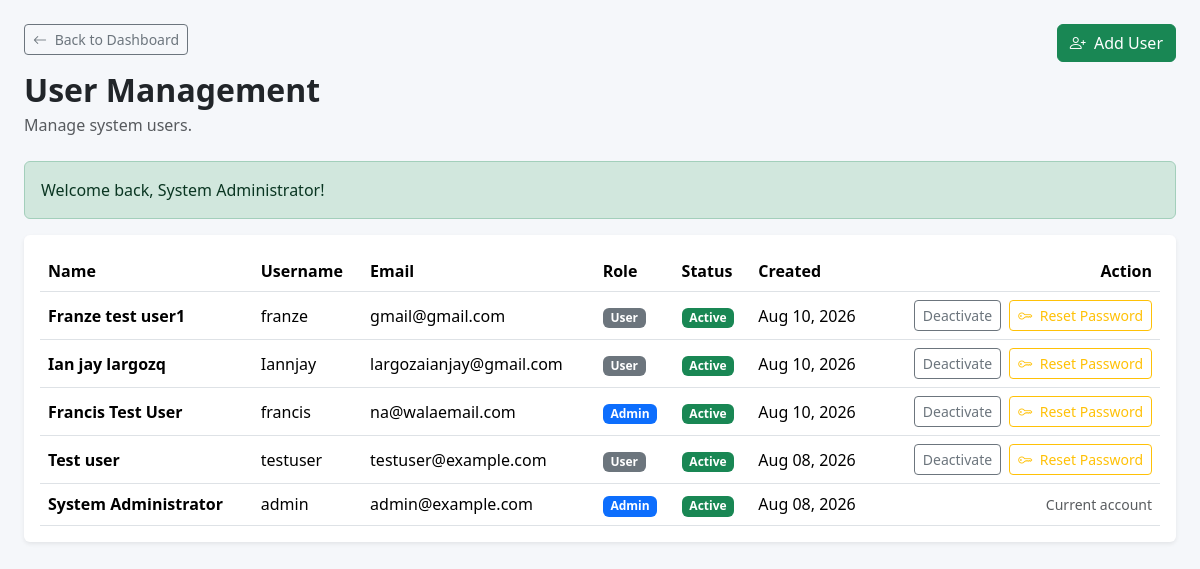
Page /users/index.php (signed in) on the earlier database version.
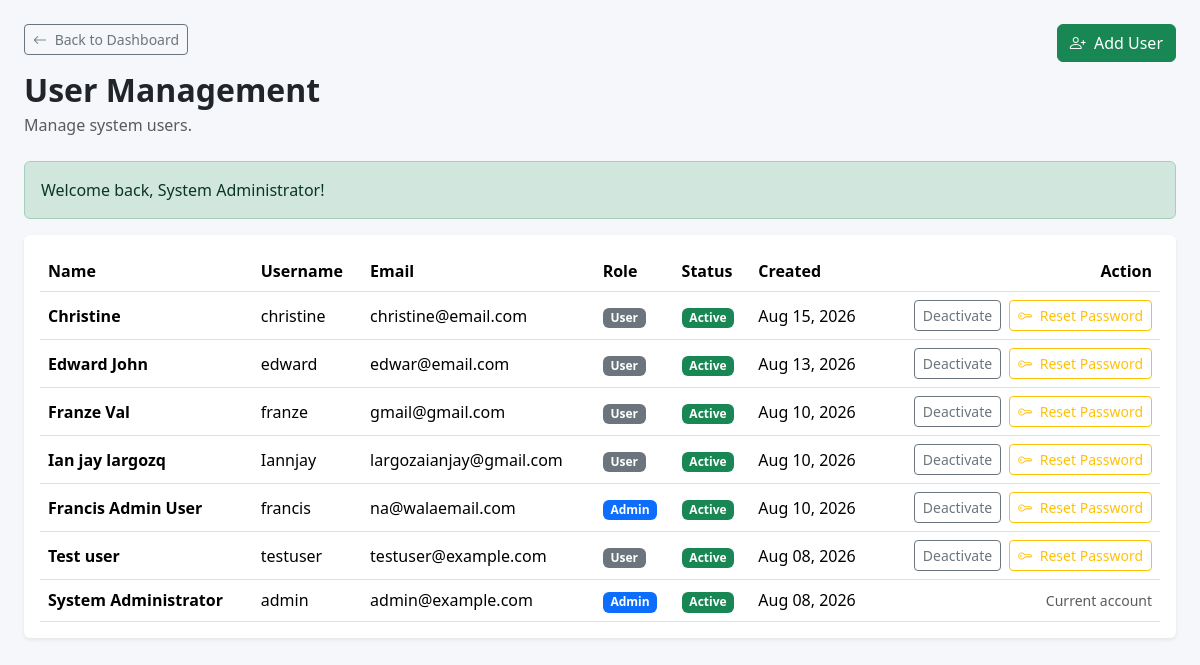
Same page on the later database version.
### tables this page shows
CREATE TABLE `users` (
  `id` int(10) unsigned NOT NULL AUTO_INCREMENT,
  `fullname` varchar(150) NOT NULL,
  `username` varchar(50) NOT NULL,
  `email` varchar(150) NOT NULL,
  `password` varchar(255) NOT NULL,
  `role` enum('Admin','User') NOT NULL DEFAULT 'User',
  `status` enum('Active','Inactive') NOT NULL DEFAULT 'Active',
  `created_at` timestamp NOT NULL DEFAULT current_timestamp(),
  `updated_at` timestamp NOT NULL DEFAULT current_timestamp() ON UPDATE current_timestamp(),
  PRIMARY KEY (`id`),
  UNIQUE KEY `username` (`username`),
  UNIQUE KEY `email` (`email`)
);

### app/helpers/functions.php (called while the page is built, shortened)
<?php
function e($value)
{
    return htmlspecialchars(
        $value ?? '',
        ENT_QUOTES,
        'UTF-8'
    );
}
function currentUserId()
{
    return $_SESSION['user_id'] ?? null;
}
function getFlash()
{
    $flash =
        $_SESSION['flash'];
    return $flash;
}

### users/index.php (the view, shortened to what this page needs)
<?php
require_once __DIR__ .
    '/../app/config/database.php';
require_once __DIR__ .
    '/../app/helpers/functions.php';
$sql = "
    SELECT
        id,
        fullname,
        username,
        email,
        role,
        status,
        created_at
    FROM users
    ORDER BY created_at DESC
";
$stmt = $pdo->query($sql);
$users = $stmt->fetchAll();
$flash = getFlash();
?>
<!DOCTYPE html>
<html lang="en">
<head>
    <link
        href="https://cdn.jsdelivr.net/npm/bootstrap@5.3.7/dist/css/bootstrap.min.css"
        rel="stylesheet"
    >
    <link
        rel="stylesheet"
        href="https://cdn.jsdelivr.net/npm/bootstrap-icons@1.13.1/font/bootstrap-icons.min.css"
    >
    <link
        rel="stylesheet"
        href="<?= BASE_URL ?>assets/css/style.css"
    >
</head>
<body>
<div class="container-fluid p-3 p-md-4">
<div
    class="d-flex
    flex-column
    flex-sm-row
    justify-content-between
    gap-3
    mb-4"
>
    <div>
        <a
            href="<?= BASE_URL ?>dashboard/"
            class="btn
            btn-outline-secondary
            btn-sm
            mb-3"
        >
            <i
                class="bi
                bi-arrow-left
                me-1"
            ></i>
            Back to Dashboard
        </a>
        <h2 class="fw-bold mb-1">
            User Management
        </h2>
        <p class="text-muted mb-0">
            Manage system users.
        </p>
    </div>
    <div
        class="d-flex
        align-items-start"
    >
        <a
            href="<?= BASE_URL ?>users/create.php"
            class="btn btn-success"
        >
            <i
                class="bi
                bi-person-plus
                me-1"
            ></i>
            Add User
        </a>
    </div>
</div>
    <?php if ($flash): ?>
        <div
            class="alert
            alert-<?= e(
                $flash['type']
            ) ?>"
        >
            <?= e(
                $flash['message']
            ) ?>
        </div>
    <?php endif; ?>
    <div
        class="card
        border-0
        shadow-sm"
    >
        <div class="card-body">
            <div
                class="table-responsive"
            >
                <table
                    class="table
                    align-middle
                    mb-0"
                >
                    <thead>
                        <tr>
                            <th>Name</th>
                            <th>Username</th>
                            <th>Email</th>
                            <th>Role</th>
                            <th>Status</th>
                            <th>Created</th>
                            <th class="text-end">
                                Action
                            </th>
                        </tr>
                    </thead>
                    <tbody>
                    <?php foreach (
                        $users
                        as $account
                    ): ?>
                        <tr>
                            <td>
                                <strong>
                                    <?= e(
                                        $account[
                                            'fullname'
                                        ]
                                    ) ?>
                                </strong>
                            </td>
                            <td>
                                <?= e(
                                    $account[
                                        'username'
                                    ]
                                ) ?>
                            </td>
                            <td>
                                <?= e(
                                    $account[
                                        'email'
                                    ]
                                ) ?>
                            </td>
                            <td>
                                <?php if (
                                    $account[
                                        'role'
                                    ] === 'Admin'
                                ): ?>
                                    <span
                                        class="badge
                                        bg-primary"
                                    >
                                        Admin
                                    </span>
                                <?php else: ?>
                                    <span
                                        class="badge
                                        bg-secondary"
                                    >
                                        User
                                    </span>
                                <?php endif; ?>
                            </td>
                            <td>
                                <?php if (
                                    $account[
                                        'status'
                                    ] === 'Active'
                                ): ?>
                                    <span
                                        class="badge
                                        bg-success"
                                    >
                                        Active
                                    </span>
                                <?php endif; ?>
                            </td>
                            <td>
                                <?= e(
                                    date(
                                        'M d, Y',
                                        strtotime(
                                            $account[
                                                'created_at'
                                            ]
                                        )
                                    )
                                ) ?>
                            </td>
                            <td
                                class="text-end"
                            >
                                <?php if (
                                    $account[
                                        'id'
                                    ]
                                    !=
                                    currentUserId()
                                ): ?>
                                    <div class="d-flex justify-content-end gap-2">
                                        <a
                                            href="<?= BASE_URL ?>users/toggle_status.php?id=<?= (int) $account['id'] ?>"
                                            class="btn
                                            btn-sm
                                            btn-outline-secondary"
                                        >
                                            <?php if (
                                                $account[
                                                    'status'
                                                ]
                                                ===
                                                'Active'
                                            ): ?>
                                                Deactivate
                                            <?php else: ?>
                                                Activate
                                            <?php endif; ?>
                                        </a>
                                        <button
                                            type="button"
                                            class="btn btn-sm btn-outline-warning"
                                            data-bs-toggle="modal"
                                            data-bs-target="#resetPasswordModal"
                                            data-user-id="<?= (int) $account['id'] ?>"
                                            data-user-name="<?= e($account['fullname']) ?>"
                                        >
                                            <i class="bi bi-key me-1"></i>
                                            Reset Password
                                        </button>
                                    </div>
                                <?php else: ?>
                                    <span
                                        class="text-muted
                                        small"
                                    >
                                        Current account
                                    </span>
                                <?php endif; ?>
                            </td>
                        </tr>
                    <?php endforeach; ?>
                    </tbody>
                </table>
            </div>
        </div>
    </div>
</div>
</body>
</html>

### assets/css/style.css (style rules this page uses)
:root { --primary: #198754; --primary-dark: #146c43; --background: #f5f7fa; --text: #212529; --muted: #6c757d; --border: #dee2e6; }
* { box-sizing: border-box; }
html { font-size: 16px; }
body { margin: 0; background: var(--background); color: var(--text); font-family: "Segoe UI", system-ui, -apple-system, BlinkMacSystemFont, sans-serif; }
a { text-decoration: none; }
button, input, select, textarea { font-size: 16px; }

Differences in the rows shown:
added users: fullname "Christine", username "christine", email "christine@email.com", role "User", status "Active", created_at "Aug 15, 2026"
added users: fullname "Edward John", username "edward", email "edwar@email.com", role "User", status "Active", created_at "Aug 13, 2026"
changed users "franze": fullname "Franze test user1" → "Franze Val"
changed users "francis": fullname "Francis Test User" → "Francis Admin User"
